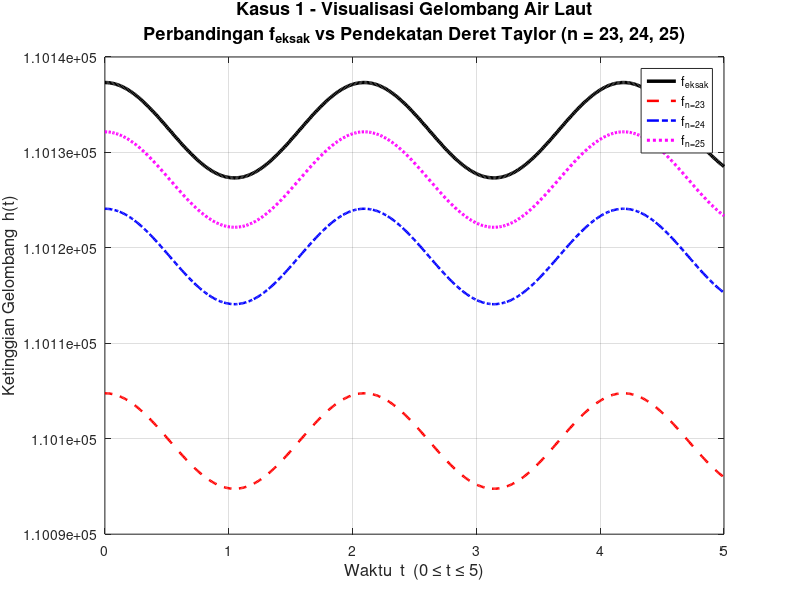

Write the MATLAB code that produced this figure.
%  KASUS 1 : VISUALISASI GELOMBANG AIR LAUT
%  Galat & Error Pemotongan - Deret Taylor

clear; clc; close all;

% BAGIAN 1 : DEFINISI PARAMETER

lambda = 12;            % Panjang gelombang (lambda)
v      = 36;            % Kecepatan rambat gelombang
x      = 10;            % Nilai x pada fungsi e^x (konstan terhadap t)
h0     = 5;             % Konstanta amplitudo gelombang
n_list = [23, 24, 25];  % Tiga batas iterasi deret Taylor yang diuji

% Buat vektor waktu t dari 0 hingga 5 (500 titik diskret)
t = linspace(0, 5, 500);

% Argumen fungsi cosinus: u = tv/lambda = 36t/12 = 3t (berubah tiap t)
u = t .* v ./ lambda;

% BAGIAN 2 : NILAI EKSAK - f_eksak
% Menggunakan fungsi bawaan Octave: cos() dan exp()

h_eksak = h0 .* (cos(u) + exp(x));

% BAGIAN 3 : PENDEKATAN DERET TAYLOR - f_{n=23}, f_{n=24}, f_{n=25}

%  Rumus deret Taylor cos(u):
%    cos(u) = SUM_{k=0}^{n-1}  [(-1)^k * u^(2k)] / (2k)!
%
%  Rumus deret Taylor e^x:
%    e^x    = SUM_{k=0}^{n-1}  x^k / k!
%
%  n = jumlah total suku yang dihitung (batas iterasi)

% Matriks penyimpan hasil pendekatan: 3 baris (n=23,24,25) x 500 kolom
h_approx = zeros(3, length(t));

for idx = 1:3
    n = n_list(idx);    % Pilih nilai n saat ini

    % ----- Pendekatan cos(u) dengan Deret Taylor -----
    cos_taylor = zeros(1, length(t));   % Inisialisasi akumulator
    for k = 0:(n-1)
        % Suku ke-k : (-1)^k * u^(2k) / (2k)!
        suku_cos   = ((-1)^k .* u.^(2*k)) ./ factorial(2*k);
        cos_taylor = cos_taylor + suku_cos;
    end

    % ----- Pendekatan e^x dengan Deret Taylor -----
    % x = 10 adalah konstan -> hasilnya skalar tunggal
    exp_taylor = 0;
    for k = 0:(n-1)
        % Suku ke-k : x^k / k!
        suku_exp   = x^k / factorial(k);
        exp_taylor = exp_taylor + suku_exp;
    end

    % ----- Gabungkan menjadi h pendekatan -----
    h_approx(idx, :) = h0 .* (cos_taylor + exp_taylor);
end

% BAGIAN 4 : PLOT PERBANDINGAN KEEMPAT FUNGSI
% Semua fungsi digambarkan dalam satu grafik yang sama
figure('Name', 'Kasus 1 - Gelombang Air Laut (Deret Taylor)', ...
       'NumberTitle', 'off', 'Position', [100 100 900 500]);

plot(t, h_eksak,         'k-',  'LineWidth', 2.5, 'DisplayName', 'f_{eksak}');
hold on;
plot(t, h_approx(1, :), 'r--', 'LineWidth', 1.8, 'DisplayName', 'f_{n=23}');
plot(t, h_approx(2, :), 'b-.', 'LineWidth', 1.8, 'DisplayName', 'f_{n=24}');
plot(t, h_approx(3, :), 'm:',  'LineWidth', 2.2, 'DisplayName', 'f_{n=25}');
hold off;

xlabel('Waktu  t  (0 \leq t \leq 5)', 'FontSize', 12);
ylabel('Ketinggian Gelombang  h(t)',   'FontSize', 12);
title({'Kasus 1 - Visualisasi Gelombang Air Laut'; ...
       'Perbandingan f_{eksak} vs Pendekatan Deret Taylor (n = 23, 24, 25)'}, ...
      'FontSize', 13);
legend('f_{eksak}', 'f_{n=23}', 'f_{n=24}', 'f_{n=25}');
grid on;

% BAGIAN 5 : ANALISIS GALAT MUTLAK RATA-RATA
% Galat mutlak tiap titik : |h_eksak - h_approx|
% Rerata galat mutlak     : mean(|h_eksak - h_approx|)
% Galat relatif rata-rata : [rerata galat / mean(|h_eksak|)] x 100%

fprintf('\n=================================================================\n');
fprintf('          ANALISIS GALAT MUTLAK RATA-RATA  -  KASUS 1\n');
fprintf('=================================================================\n');
fprintf('  Parameter : lambda=%d, v=%d, x=%d, h0=%d\n', lambda, v, x, h0);
fprintf('  Toleransi Error yang Ditetapkan : 1%%\n');
fprintf('-----------------------------------------------------------------\n');

toleransi = 1.0;

for idx = 1:3
    n = n_list(idx);
    galat_abs_tiap = abs(h_eksak - h_approx(idx, :));   % galat per titik
    galat_mean     = mean(galat_abs_tiap);               % rerata galat mutlak
    galat_relatif  = (galat_mean / mean(abs(h_eksak))) * 100;  % dalam %

    if galat_relatif <= toleransi
        status = 'LAYAK      [v]';
    else
        status = 'TIDAK LAYAK [x]';
    end

    fprintf('  n = %d:\n', n);
    fprintf('    Galat Mutlak Rata-rata = %.6e\n', galat_mean);
    fprintf('    Galat Relatif          = %.8f%%\n', galat_relatif);
    fprintf('    Kelayakan              : %s\n\n', status);
end

fprintf('=================================================================\n');
fprintf('Nilai Referensi:\n');
fprintf('  exp(10)            = %.6f\n', exp(x));
fprintf('  cos(u) saat t=0    = %.6f  (u=0)\n',  cos(0));
fprintf('  cos(u) saat t=5    = %.6f  (u=15)\n', cos(5*v/lambda));
fprintf('  h_eksak saat t=0   = %.4f\n', h0*(cos(0)+exp(x)));
fprintf('  h_eksak saat t=5   = %.4f\n', h0*(cos(5*v/lambda)+exp(x)));
fprintf('=================================================================\n');
